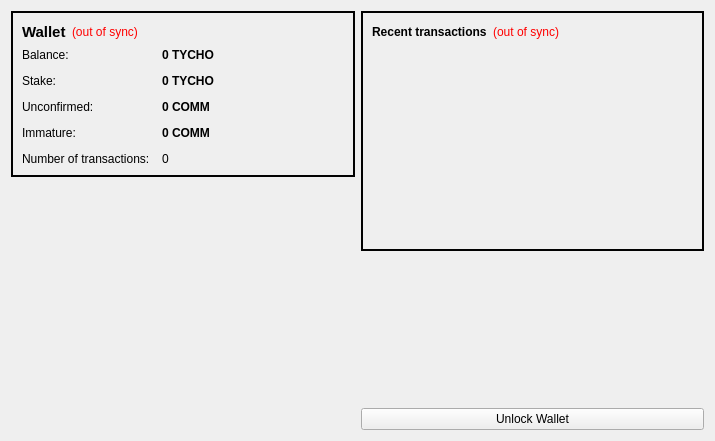
<?xml version="1.0" encoding="UTF-8"?>
<ui version="4.0">
 <class>OverviewPage</class>
 <widget class="QWidget" name="OverviewPage">
  <property name="geometry">
   <rect>
    <x>0</x>
    <y>0</y>
    <width>715</width>
    <height>441</height>
   </rect>
  </property>
  <property name="windowTitle">
   <string>Form</string>
  </property>
  <layout class="QHBoxLayout" name="horizontalLayout" stretch="1,1">
   <item>
    <layout class="QVBoxLayout" name="verticalLayout_2">
     <item>
      <widget class="QFrame" name="frame">
       <property name="styleSheet">
        <string notr="true">#frame {
border: 2px solid #010101;
}</string>
       </property>
       <property name="frameShape">
        <enum>QFrame::StyledPanel</enum>
       </property>
       <property name="frameShadow">
        <enum>QFrame::Raised</enum>
       </property>
       <layout class="QVBoxLayout" name="verticalLayout_4">
        <item>
         <layout class="QHBoxLayout" name="horizontalLayout_4">
          <item>
           <widget class="QLabel" name="label_5">
            <property name="font">
             <font>
              <pointsize>11</pointsize>
              <weight>75</weight>
              <bold>true</bold>
             </font>
            </property>
            <property name="text">
             <string>Wallet</string>
            </property>
           </widget>
          </item>
          <item>
           <widget class="QLabel" name="labelWalletStatus">
            <property name="toolTip">
             <string>The displayed information may be out of date. Your wallet automatically synchronizes with the TychoCoin network after a connection is established, but this process has not completed yet.</string>
            </property>
            <property name="styleSheet">
             <string notr="true">QLabel { color: red; }</string>
            </property>
            <property name="text">
             <string notr="true">(out of sync)</string>
            </property>
            <property name="alignment">
             <set>Qt::AlignLeading|Qt::AlignLeft|Qt::AlignVCenter</set>
            </property>
           </widget>
          </item>
          <item>
           <spacer name="horizontalSpacer_2">
            <property name="orientation">
             <enum>Qt::Horizontal</enum>
            </property>
            <property name="sizeHint" stdset="0">
             <size>
              <width>40</width>
              <height>20</height>
             </size>
            </property>
           </spacer>
          </item>
         </layout>
        </item>
        <item>
         <layout class="QFormLayout" name="formLayout_2">
          <property name="fieldGrowthPolicy">
           <enum>QFormLayout::AllNonFixedFieldsGrow</enum>
          </property>
          <property name="horizontalSpacing">
           <number>12</number>
          </property>
          <property name="verticalSpacing">
           <number>12</number>
          </property>
          <item row="0" column="0">
           <widget class="QLabel" name="label">
            <property name="text">
             <string>Balance:</string>
            </property>
           </widget>
          </item>
          <item row="0" column="1">
           <widget class="QLabel" name="labelBalance">
            <property name="font">
             <font>
              <weight>75</weight>
              <bold>true</bold>
             </font>
            </property>
            <property name="cursor">
             <cursorShape>IBeamCursor</cursorShape>
            </property>
            <property name="toolTip">
             <string>Your current balance</string>
            </property>
            <property name="text">
             <string notr="true">0 TYCHO</string>
            </property>
            <property name="textInteractionFlags">
             <set>Qt::LinksAccessibleByMouse|Qt::TextSelectableByKeyboard|Qt::TextSelectableByMouse</set>
            </property>
           </widget>
          </item>
          <item row="1" column="0">
           <widget class="QLabel" name="label_6">
            <property name="text">
             <string>Stake:</string>
            </property>
           </widget>
          </item>
          <item row="1" column="1">
           <widget class="QLabel" name="labelStake">
            <property name="font">
             <font>
              <weight>75</weight>
              <bold>true</bold>
             </font>
            </property>
            <property name="cursor">
             <cursorShape>IBeamCursor</cursorShape>
            </property>
            <property name="toolTip">
             <string>Total of coins that was staked, and do not yet count toward the current balance</string>
            </property>
            <property name="text">
             <string notr="true">0 TYCHO</string>
            </property>
            <property name="textInteractionFlags">
             <set>Qt::LinksAccessibleByMouse|Qt::TextSelectableByKeyboard|Qt::TextSelectableByMouse</set>
            </property>
           </widget>
          </item>
          <item row="2" column="0">
           <widget class="QLabel" name="label_3">
            <property name="text">
             <string>Unconfirmed:</string>
            </property>
           </widget>
          </item>
          <item row="2" column="1">
           <widget class="QLabel" name="labelUnconfirmed">
            <property name="font">
             <font>
              <weight>75</weight>
              <bold>true</bold>
             </font>
            </property>
            <property name="cursor">
             <cursorShape>IBeamCursor</cursorShape>
            </property>
            <property name="toolTip">
             <string>Total of transactions that have yet to be confirmed, and do not yet count toward the current balance</string>
            </property>
            <property name="text">
             <string notr="true">0 COMM</string>
            </property>
            <property name="textInteractionFlags">
             <set>Qt::LinksAccessibleByMouse|Qt::TextSelectableByKeyboard|Qt::TextSelectableByMouse</set>
            </property>
           </widget>
          </item>
          <item row="3" column="0">
           <widget class="QLabel" name="labelImmatureText">
            <property name="text">
             <string>Immature:</string>
            </property>
           </widget>
          </item>
          <item row="3" column="1">
           <widget class="QLabel" name="labelImmature">
            <property name="font">
             <font>
              <weight>75</weight>
              <bold>true</bold>
             </font>
            </property>
            <property name="toolTip">
             <string>Mined balance that has not yet matured</string>
            </property>
            <property name="text">
             <string notr="true">0 COMM</string>
            </property>
            <property name="textInteractionFlags">
             <set>Qt::LinksAccessibleByMouse|Qt::TextSelectableByKeyboard|Qt::TextSelectableByMouse</set>
            </property>
           </widget>
          </item>
          <item row="4" column="0">
           <widget class="QLabel" name="label_2">
            <property name="text">
             <string>Number of transactions:</string>
            </property>
           </widget>
          </item>
          <item row="4" column="1">
           <widget class="QLabel" name="labelNumTransactions">
            <property name="toolTip">
             <string>Total number of transactions in wallet</string>
            </property>
            <property name="text">
             <string notr="true">0</string>
            </property>
           </widget>
          </item>
         </layout>
        </item>
       </layout>
      </widget>
     </item>
     <item>
      <spacer name="verticalSpacer">
       <property name="orientation">
        <enum>Qt::Vertical</enum>
       </property>
       <property name="sizeHint" stdset="0">
        <size>
         <width>20</width>
         <height>40</height>
        </size>
       </property>
      </spacer>
     </item>
     <item>
      <widget class="QLabel" name="label_6">
       <property name="text">
        <string/>
       </property>
       <property name="pixmap">
        <pixmap resource="../bitcoin.qrc">:/images/backg</pixmap>
       </property>
       <property name="scaledContents">
        <bool>false</bool>
       </property>
       <property name="alignment">
        <set>Qt::AlignCenter</set>
       </property>
       <property name="margin">
        <number>-2</number>
       </property>
      </widget>
     </item>
    </layout>
   </item>
   <item>
    <layout class="QVBoxLayout" name="verticalLayout_3">
     <item>
      <widget class="QFrame" name="frame_2">
       <property name="styleSheet">
        <string notr="true">#frame_2 {
border: 2px solid #010101;
}</string>
       </property>
       <property name="frameShape">
        <enum>QFrame::StyledPanel</enum>
       </property>
       <property name="frameShadow">
        <enum>QFrame::Raised</enum>
       </property>
       <layout class="QVBoxLayout" name="verticalLayout">
        <item>
         <layout class="QHBoxLayout" name="horizontalLayout_2">
          <item>
           <widget class="QLabel" name="label_4">
            <property name="text">
             <string>&lt;b&gt;Recent transactions&lt;/b&gt;</string>
            </property>
           </widget>
          </item>
          <item>
           <widget class="QLabel" name="labelTransactionsStatus">
            <property name="toolTip">
             <string>The displayed information may be out of date. Your wallet automatically synchronizes with the TychoCoin network after a connection is established, but this process has not completed yet.</string>
            </property>
            <property name="styleSheet">
             <string notr="true">QLabel { color: red; }</string>
            </property>
            <property name="text">
             <string notr="true">(out of sync)</string>
            </property>
            <property name="alignment">
             <set>Qt::AlignRight|Qt::AlignTrailing|Qt::AlignVCenter</set>
            </property>
           </widget>
          </item>
          <item>
           <spacer name="horizontalSpacer">
            <property name="orientation">
             <enum>Qt::Horizontal</enum>
            </property>
            <property name="sizeHint" stdset="0">
             <size>
              <width>40</width>
              <height>20</height>
             </size>
            </property>
           </spacer>
          </item>
         </layout>
        </item>
        <item>
         <widget class="QListView" name="listTransactions">
          <property name="styleSheet">
           <string notr="true">QListView { background: transparent; }</string>
          </property>
          <property name="frameShape">
           <enum>QFrame::NoFrame</enum>
          </property>
          <property name="verticalScrollBarPolicy">
           <enum>Qt::ScrollBarAlwaysOff</enum>
          </property>
          <property name="horizontalScrollBarPolicy">
           <enum>Qt::ScrollBarAlwaysOff</enum>
          </property>
          <property name="selectionMode">
           <enum>QAbstractItemView::NoSelection</enum>
          </property>
         </widget>
        </item>
       </layout>
      </widget>
     </item>
     <item>
      <spacer name="verticalSpacer_2">
       <property name="orientation">
        <enum>Qt::Vertical</enum>
       </property>
       <property name="sizeHint" stdset="0">
        <size>
         <width>20</width>
         <height>40</height>
        </size>
       </property>
      </spacer>
     </item>
     <item>
      <widget class="QPushButton" name="unlockWalletButton">
       <property name="text">
        <string>Unlock Wallet</string>
       </property>
      </widget>
     </item>
    </layout>
   </item>
  </layout>
 </widget>
 <resources>
  <include location="../bitcoin.qrc"/>
 </resources>
 <connections/>
</ui>
